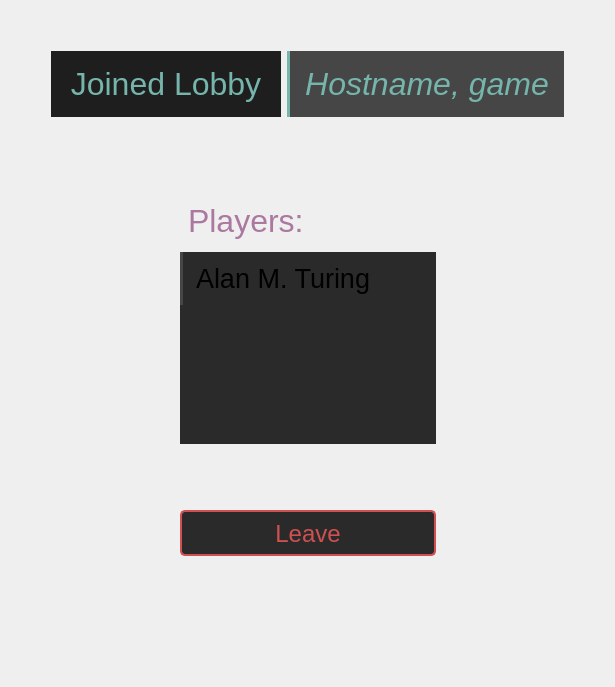
     <widget class="QWidget" name="page_5">
      <layout class="QVBoxLayout" name="verticalLayout_11">
       <item>
        <layout class="QGridLayout" name="grid_joinedlobby">
         <item row="3" column="3">
          <spacer name="horizontalSpacer_22">
           <property name="orientation">
            <enum>Qt::Horizontal</enum>
           </property>
           <property name="sizeHint" stdset="0">
            <size>
             <width>40</width>
             <height>20</height>
            </size>
           </property>
          </spacer>
         </item>
         <item row="1" column="1" colspan="3">
          <layout class="QHBoxLayout" name="horizontalLayout">
           <item>
            <widget class="QLabel" name="title_joinedlobby">
             <property name="sizePolicy">
              <sizepolicy hsizetype="Preferred" vsizetype="Fixed">
               <horstretch>0</horstretch>
               <verstretch>0</verstretch>
              </sizepolicy>
             </property>
             <property name="styleSheet">
              <string notr="true">#title_joinedlobby {
color: rgb(117, 181, 171);
background-color: rgb(30, 30, 30);
font-family: &quot;Helvetica&quot;;
font-size: 24pt;
font-weight: 10;
padding: 15px;
min-width: 200px;
max-width: 200px;
}</string>
             </property>
             <property name="text">
              <string>Joined Lobby</string>
             </property>
             <property name="alignment">
              <set>Qt::AlignCenter</set>
             </property>
            </widget>
           </item>
           <item>
            <widget class="QLabel" name="title_joinedgame">
             <property name="sizePolicy">
              <sizepolicy hsizetype="Preferred" vsizetype="Fixed">
               <horstretch>0</horstretch>
               <verstretch>0</verstretch>
              </sizepolicy>
             </property>
             <property name="styleSheet">
              <string notr="true">#title_joinedgame {
color: rgb(117, 181, 171);
font-family: &quot;Helvetica&quot;;
font-size: 24pt;
font-weight: 10;
font-style: italic;
border-left: 3px solid rgb(117, 181, 171);
padding: 15px;
background-color: rgb(70, 70, 70);
}</string>
             </property>
             <property name="text">
              <string>Hostname, game</string>
             </property>
             <property name="alignment">
              <set>Qt::AlignCenter</set>
             </property>
            </widget>
           </item>
          </layout>
         </item>
         <item row="4" column="2">
          <spacer name="verticalSpacer_31">
           <property name="orientation">
            <enum>Qt::Vertical</enum>
           </property>
           <property name="sizeType">
            <enum>QSizePolicy::MinimumExpanding</enum>
           </property>
           <property name="sizeHint" stdset="0">
            <size>
             <width>20</width>
             <height>120</height>
            </size>
           </property>
          </spacer>
         </item>
         <item row="3" column="0">
          <spacer name="horizontalSpacer_19">
           <property name="orientation">
            <enum>Qt::Horizontal</enum>
           </property>
           <property name="sizeType">
            <enum>QSizePolicy::MinimumExpanding</enum>
           </property>
           <property name="sizeHint" stdset="0">
            <size>
             <width>40</width>
             <height>20</height>
            </size>
           </property>
          </spacer>
         </item>
         <item row="0" column="2">
          <spacer name="verticalSpacer_29">
           <property name="orientation">
            <enum>Qt::Vertical</enum>
           </property>
           <property name="sizeType">
            <enum>QSizePolicy::MinimumExpanding</enum>
           </property>
           <property name="sizeHint" stdset="0">
            <size>
             <width>20</width>
             <height>40</height>
            </size>
           </property>
          </spacer>
         </item>
         <item row="3" column="2">
          <layout class="QVBoxLayout" name="verticalLayout_10">
           <item>
            <spacer name="verticalSpacer_32">
             <property name="orientation">
              <enum>Qt::Vertical</enum>
             </property>
             <property name="sizeType">
              <enum>QSizePolicy::MinimumExpanding</enum>
             </property>
             <property name="sizeHint" stdset="0">
              <size>
               <width>20</width>
               <height>80</height>
              </size>
             </property>
            </spacer>
           </item>
           <item>
            <widget class="QLabel" name="title_players_joined">
             <property name="sizePolicy">
              <sizepolicy hsizetype="Preferred" vsizetype="Fixed">
               <horstretch>0</horstretch>
               <verstretch>0</verstretch>
              </sizepolicy>
             </property>
             <property name="styleSheet">
              <string notr="true">#title_players_joined {
color: rgb(171, 120, 159);
font-family: &quot;Helvetica&quot;;
font-size: 24pt;
font-weight: 10;
border-bottom: 2px solid rgb(171, 120, 159);
padding-bottom: 5px;
}</string>
             </property>
             <property name="text">
              <string>Players:</string>
             </property>
             <property name="alignment">
              <set>Qt::AlignLeading|Qt::AlignLeft|Qt::AlignVCenter</set>
             </property>
            </widget>
           </item>
           <item>
            <widget class="QListWidget" name="player_list_joined">
             <property name="sizePolicy">
              <sizepolicy hsizetype="Expanding" vsizetype="MinimumExpanding">
               <horstretch>0</horstretch>
               <verstretch>0</verstretch>
              </sizepolicy>
             </property>
             <property name="minimumSize">
              <size>
               <width>250</width>
               <height>100</height>
              </size>
             </property>
             <property name="mouseTracking">
              <bool>true</bool>
             </property>
             <property name="styleSheet">
              <string notr="true">#player_list_joined {
	background-color: rgb(42, 42, 42);
	min-width: 250px;
	min-height: 100px;
	font-family: &quot;Helvetica&quot;;
	font-weight: 10;
	font-size: 20pt;
	border: none;
}

#player_list_joined:item {
	border-left: 3px solid rgb(70, 70, 70);
	padding-top: 11px;
	padding-bottom: 11px;
	padding-left: 10px;
}
#player_list_joined:item:hover {
	background-color: rgb(70, 70, 70);
}
#player_list_joined:item:selected {
	padding-left: 15px;
	background-color: rgb(70, 70, 70);
	color: rgb(247, 247, 247);
	border-left: 3px solid rgb(171, 120, 159);
}</string>
             </property>
             <property name="verticalScrollBarPolicy">
              <enum>Qt::ScrollBarAlwaysOff</enum>
             </property>
             <property name="horizontalScrollBarPolicy">
              <enum>Qt::ScrollBarAlwaysOff</enum>
             </property>
             <property name="alternatingRowColors">
              <bool>false</bool>
             </property>
             <property name="verticalScrollMode">
              <enum>QAbstractItemView::ScrollPerPixel</enum>
             </property>
             <property name="horizontalScrollMode">
              <enum>QAbstractItemView::ScrollPerItem</enum>
             </property>
             <property name="spacing">
              <number>0</number>
             </property>
             <property name="gridSize">
              <size>
               <width>0</width>
               <height>48</height>
              </size>
             </property>
             <property name="viewMode">
              <enum>QListView::ListMode</enum>
             </property>
             <property name="selectionRectVisible">
              <bool>false</bool>
             </property>
             <property name="currentRow">
              <number>-1</number>
             </property>
             <property name="sortingEnabled">
              <bool>false</bool>
             </property>
             <item>
              <property name="text">
               <string>Alan M. Turing</string>
              </property>
             </item>
            </widget>
           </item>
           <item>
            <spacer name="verticalSpacer_30">
             <property name="orientation">
              <enum>Qt::Vertical</enum>
             </property>
             <property name="sizeType">
              <enum>QSizePolicy::MinimumExpanding</enum>
             </property>
             <property name="sizeHint" stdset="0">
              <size>
               <width>20</width>
               <height>60</height>
              </size>
             </property>
            </spacer>
           </item>
           <item>
            <widget class="QPushButton" name="backto_page_1_f5">
             <property name="styleSheet">
              <string notr="true">#backto_page_1_f5 {
background-color: rgb(42, 42, 42);
color: rgb(208, 80, 81);
border: 2px solid rgb(208, 80, 81);
border-radius: 5px;
min-height: 40px;
max-height: 40px;
width: 250px;
font-family: &quot;Helvetica&quot;;
font-weight: 10;
font-size: 18pt;
padding-top: 2px;
}

#backto_page_1_f5:hover {
background-color: rgb(70, 70, 70);
}

#backto_page_1_f5:pressed {
background-color: rgb(30, 30, 30);
}
</string>
             </property>
             <property name="text">
              <string>Leave</string>
             </property>
            </widget>
           </item>
          </layout>
         </item>
         <item row="3" column="4">
          <spacer name="horizontalSpacer_20">
           <property name="orientation">
            <enum>Qt::Horizontal</enum>
           </property>
           <property name="sizeType">
            <enum>QSizePolicy::MinimumExpanding</enum>
           </property>
           <property name="sizeHint" stdset="0">
            <size>
             <width>40</width>
             <height>20</height>
            </size>
           </property>
          </spacer>
         </item>
         <item row="3" column="1">
          <spacer name="horizontalSpacer_21">
           <property name="orientation">
            <enum>Qt::Horizontal</enum>
           </property>
           <property name="sizeType">
            <enum>QSizePolicy::MinimumExpanding</enum>
           </property>
           <property name="sizeHint" stdset="0">
            <size>
             <width>40</width>
             <height>20</height>
            </size>
           </property>
          </spacer>
         </item>
        </layout>
       </item>
      </layout>
     </widget>
